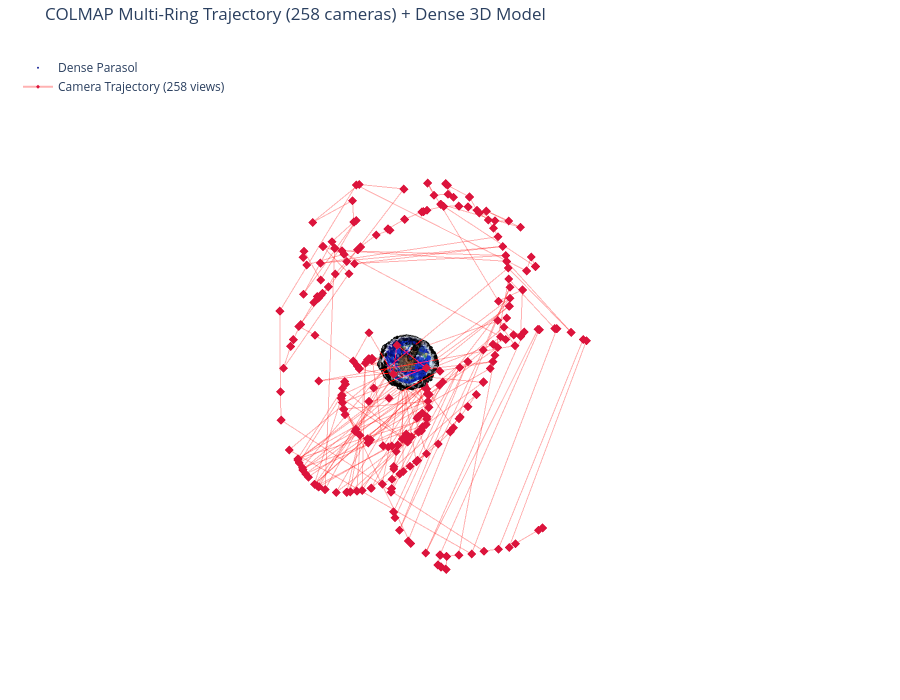

Write notebook code for a chart like this one.
### Code cell
from pathlib import Path
import numpy as np
import open3d as o3d
import plotly.graph_objects as go
import pycolmap

# 1. Load the dense point cloud
dense_pcd = o3d.io.read_point_cloud("../outputs/Dense_Fused_1_filled.ply")
dense_pts = np.asarray(dense_pcd.points)
dense_colors = np.asarray(dense_pcd.colors)

# Subsample dense points for smooth browser rendering
step = max(1, len(dense_pts) // 50000)
dense_pts_sample = dense_pts[::step]
dense_colors_sample = (dense_colors[::step] * 255).astype(np.uint8)
dense_rgb_strings = [f"rgb({r},{g},{b})" for r, g, b in dense_colors_sample]

# 2. Extract the 258 camera positions from COLMAP
colmap_sparse_dir = Path("../data/colmap_output/multi_ring_1/sparse/0")
if not colmap_sparse_dir.exists():
    colmap_sparse_dir = Path("../data/colmap_output/multi_ring_1/sparse")

reconstruction = pycolmap.Reconstruction(str(colmap_sparse_dir))
camera_centers = np.array(
    [img.projection_center() for img in reconstruction.images.values()]
)

# 3. Create interactive 3D plot
fig = go.Figure()

# Layer 1: Dense Parasol Model
fig.add_trace(
    go.Scatter3d(
        x=dense_pts_sample[:, 0],
        y=dense_pts_sample[:, 1],
        z=dense_pts_sample[:, 2],
        mode="markers",
        name="Dense Parasol",
        marker=dict(size=1.5, color=dense_rgb_strings),
    )
)

# Layer 2: COLMAP Camera Poses (Orbits/Rings)
fig.add_trace(
    go.Scatter3d(
        x=camera_centers[:, 0],
        y=camera_centers[:, 1],
        z=camera_centers[:, 2],
        mode="markers+lines",
        name=f"Camera Trajectory ({len(camera_centers)} views)",
        marker=dict(size=3, color="crimson", symbol="diamond"),
        line=dict(color="rgba(255, 0, 0, 0.3)", width=2),
    )
)

fig.update_layout(
    title=f"COLMAP Multi-Ring Trajectory ({len(camera_centers)} cameras) + Dense 3D Model",
    scene=dict(
        xaxis=dict(visible=False),
        yaxis=dict(visible=False),
        zaxis=dict(visible=False),
        aspectmode="data",
    ),
    margin=dict(l=0, r=0, b=0, t=40),
    height=700,
    legend=dict(x=0.02, y=0.98),
)

fig.show()

### Figure 1 — Plotly figure (JSON) as saved in the notebook; plotly's stock layout.template omitted (floating-point values rounded to 4 significant figures; data arrays with more than 128 entries replaced by an {"elided": "..."} marker saying what was removed)
{"data": [{"marker": {"color": {"elided": "51338 str values"}, "size": 1.5}, "mode": "markers", "name": "Dense Parasol", "type": "scatter3d", "x": {"elided": "51338 float values"}, "y": {"elided": "51338 float values"}, "z": {"elided": "51338 float values"}}, {"line": {"color": "rgba(255, 0, 0, 0.3)", "width": 2}, "marker": {"color": "crimson", "size": 3, "symbol": "diamond"}, "mode": "markers+lines", "name": "Camera Trajectory (258 views)", "type": "scatter3d", "x": {"elided": "258 float values"}, "y": {"elided": "258 float values"}, "z": {"elided": "258 float values"}}], "layout": {"height": 700, "legend": {"x": 0.02, "y": 0.98}, "margin": {"b": 0, "l": 0, "r": 0, "t": 40}, "scene": {"aspectmode": "data", "xaxis": {"visible": false}, "yaxis": {"visible": false}, "zaxis": {"visible": false}}, "title": {"text": "COLMAP Multi-Ring Trajectory (258 cameras) + Dense 3D Model"}}}
